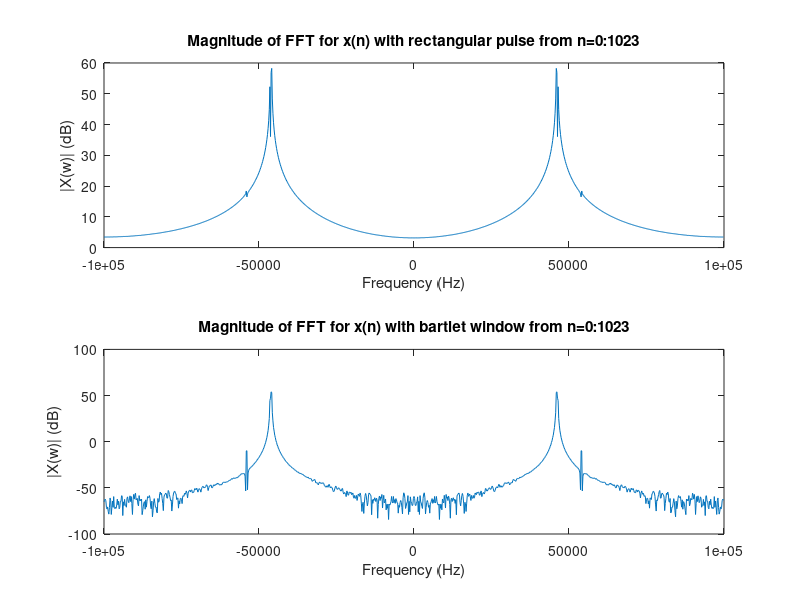

This figure's MATLAB source:
%!-------------------------------------------------------------------------
%! DSP HW5 #5
%!  - Create signal with three sinusiod and a noise component
%!  - Display the magnitude for two different window functions
%!  - Comment on displayed results
%!-------------------------------------------------------------------------

%! Enviorment
Fs = 200000;
Ts = 1/Fs;
f1 = 46000;
f2 = 46380;
f3 = 54000;
a1 = 1;
a2 = .4;
a3 = .002;
variance = 10e-5;
n = 0:1023;

% Singal
x = a1*cos(2*pi*f1*Ts*n) + a2*cos(2*pi*f2*Ts*n) + a3*cos(2*pi*f3*Ts*n);
noise = variance*randn(1,1024);
x = x + noise;

% Window
bartlet_window = zeros(1, 1024);
bartlet_window(1:512) = n(1:512) / 512;
bartlet_window(513:end) = (1024 - n(513:end)) / 512;
x_window = x .* bartlet_window;

% FFT
xf = fftshift(abs(fft(x)));
xf_window = fftshift(abs(fft(x_window)));

% Plot
f = (-512:511)*Fs/length(n);
subplot(2,1,1)
plot(f, 10*log(xf))
title('Magnitude of FFT for x(n) with rectangular pulse from n=0:1023')
ylabel('|X(w)| (dB)')
xlabel('Frequency (Hz)')
subplot(2,1,2)
plot(f, 10*log(xf_window))
title('Magnitude of FFT for x(n) with bartlet window from n=0:1023')
ylabel('|X(w)| (dB)')
xlabel('Frequency (Hz)')

disp(['With the rectangular pulse you can see the three'...
'frequencies in the magnitude of the spectrum. In the'...
'magnitude of the spectrum windowed with the barlet function'...
'you can really only see the main wave and the wave at f3.'...
'When windowed with barlet you can also see more noise in the spectrum.'])